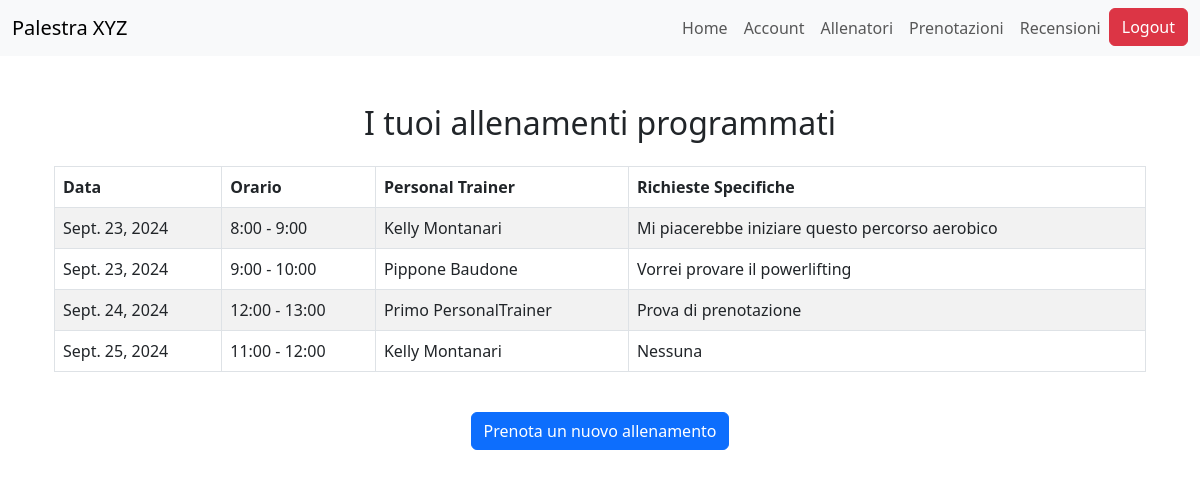
The page /accounts/allenamenti/ (signed in) on the database as committed earlier.
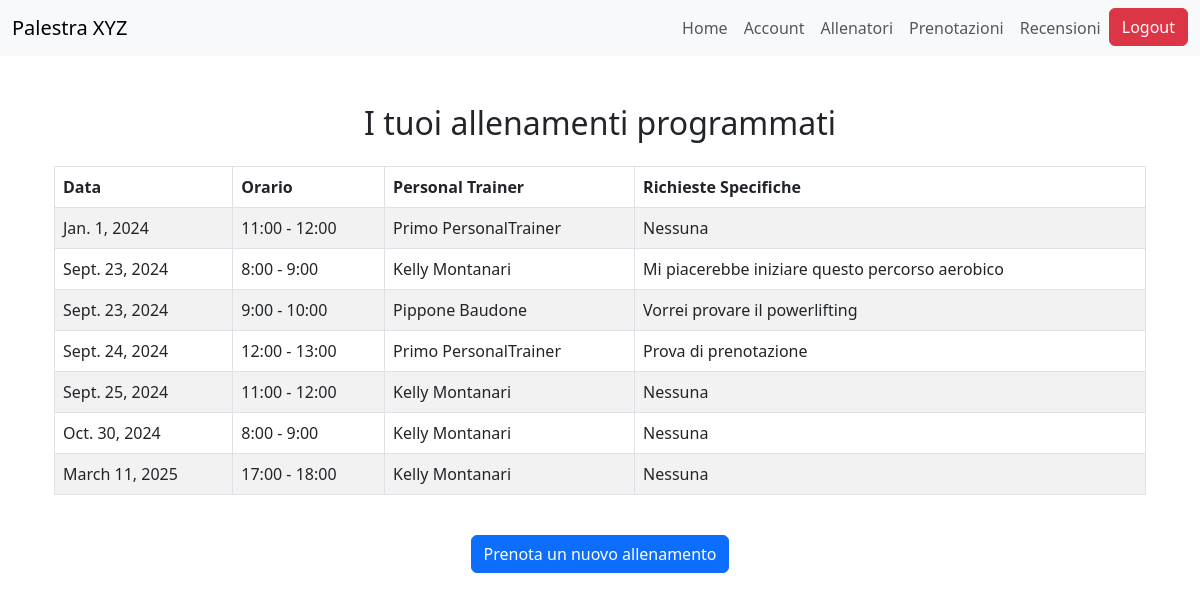
The same page on the database as committed later.
### bookings/models.py (models this page shows, shortened)
class Prenotazione(models.Model):
    registrato_utente = models.ForeignKey(RegistratoUtente, on_delete=models.CASCADE)
    personal_trainer = models.ForeignKey(PersonalTrainer, on_delete=models.CASCADE)
    richieste_specifiche = models.TextField(max_length=500, blank=True, null=True)
    ORARI_FASCIA = [
        (8, '8:00 - 9:00'),
        (9, '9:00 - 10:00'),
        (10, '10:00 - 11:00'),
        (11, '11:00 - 12:00'),
        (12, '12:00 - 13:00'),
        (13, '13:00 - 14:00'),
        (14, '14:00 - 15:00'),
        (15, '15:00 - 16:00'),
        (16, '16:00 - 17:00'),
        (17, '17:00 - 18:00'),
        (18, '18:00 - 19:00'),
    ]
    fascia_oraria = models.IntegerField(choices=ORARI_FASCIA)
    data_prenotazione = models.DateField()
    class Meta:
        unique_together = ('personal_trainer', 'fascia_oraria', 'data_prenotazione')
    class Meta:
        verbose_name_plural = "Prenotazioni"

### trainers/models.py (models this page shows, shortened)
class PersonalTrainer(models.Model):
    user = models.OneToOneField(User, on_delete=models.CASCADE)
    nome = models.CharField(max_length=100)
    cognome = models.CharField(max_length=100)
    data_di_nascita = models.DateField()
    bio = models.TextField(max_length=500)
    SCELTA_PREFERENZE = [
        ("BB", "BodyBuilding"),
        ("PL", "PowerLifting"),
        ("CL", "Calisthenics"),
        ("ST", "StrongMen"),
        ("YG", "Yoga"),
        ("PS", "Pilates"),
        ("AR", "Aerobico")
    ]
    preferenze = models.CharField(max_length=2, choices=SCELTA_PREFERENZE)
    immagine_profilo = models.ImageField(upload_to=foto_profilo_upload_path, blank=True, null=True)
    competenze = models.TextField(max_length=500, default='Nessuna competenza')
    class Meta:
        verbose_name = "Personal Trainer"
        verbose_name_plural = "Personal Trainers"

### accounts/views.py (the view)
# urls.py: path('allenamenti/', allenamenti_utente, name='allenamenti_utente'),
@login_required
def allenamenti_utente(request):
    try:
        registrato_utente = RegistratoUtente.objects.get(user=request.user)
    except RegistratoUtente.DoesNotExist:
        return redirect('accounts:home_accounts')
    allenamenti = Prenotazione.objects.filter(registrato_utente=registrato_utente).order_by('data_prenotazione', 'fascia_oraria')
    return render(request, 'accounts/allenamenti_utente.html', {'allenamenti': allenamenti})

### accounts/templates/accounts/allenamenti_utente.html
{% extends 'accounts/base.html' %}
{% block content %}
  <div class="container mt-5">
    <h2 class="text-center mb-4">I tuoi allenamenti programmati</h2>
    {% if allenamenti %}
      <div class="table-responsive">
        <table class="table table-striped table-bordered">
          <thead class="thead-dark">
            <tr>
              <th scope="col">Data</th>
              <th scope="col">Orario</th>
              <th scope="col">Personal Trainer</th>
              <th scope="col">Richieste Specifiche</th>
            </tr>
          </thead>
          <tbody>
            {% for allenamento in allenamenti %}
              <tr>
                <td>{{ allenamento.data_prenotazione }}</td>
                <td>{{ allenamento.get_fascia_oraria_display }}</td>
                <td>{{ allenamento.personal_trainer.nome }} {{ allenamento.personal_trainer.cognome }}</td>
                <td>{{ allenamento.richieste_specifiche|default:"Nessuna" }}</td>
              </tr>
            {% endfor %}
          </tbody>
        </table>
      </div>
    {% else %}
      <div class="alert alert-warning text-center" role="alert">
        Non hai allenamenti programmati.
      </div>
    {% endif %}
    <div class="text-center mt-4">
      <a href="{% url 'bookings:crea_prenotazione' %}" class="btn btn-primary">
        Prenota un nuovo allenamento
      </a>
    </div>
  </div>
{% endblock %}

### accounts/templates/accounts/base.html (shortened to what this page needs)
<!DOCTYPE html>
<html lang="it">
<head>
    <link href="https://cdn.jsdelivr.net/npm/bootstrap@5.3.0/dist/css/bootstrap.min.css" rel="stylesheet">
</head>
<body>
    <nav class="navbar navbar-expand-lg navbar-light bg-light fixed-top">
        <div class="container-fluid">
            <a class="navbar-brand" href="#">Palestra XYZ</a>
            <div class="collapse navbar-collapse" id="navbarNav">
                <ul class="navbar-nav ms-auto">
                    <li class="nav-item">
                        <a class="nav-link" href="{% url 'homepage_palestra' %}">Home</a>
                    </li>
                     {% if user.is_authenticated %}
                        <li class="nav-item">
                            <a class="nav-link" href="{% url 'accounts:home_accounts' %}">Account</a>
                        </li>
                    {% endif %}
                    <li class="nav-item">
                        <a class="nav-link" href="{% url 'trainers:personal_trainer_home' %}">Allenatori</a>
                    </li>
                    <li class="nav-item">
                        <a class="nav-link" href="{% url 'bookings:home_page' %}">Prenotazioni</a>
                    </li>
                    <li class="nav-item">
                        <a class="nav-link" href="{% url 'reviews:homepage_recensioni' %}">Recensioni</a>
                    </li>
                    {% if user.is_authenticated %}
                    <li class="nav-item">
                        <form method="POST" action="{% url 'accounts:logout' %}">
                        <button type="submit" class="btn btn-danger">Logout</button>
                        </form>
                    </li>
                        {% else %}
                        <li class="nav-item">
                        <a class="nav-link" href="{% url 'accounts:login' %}">Login</a>
                    </li>
                    {% endif %}
                </ul>
            </div>
        </div>
    </nav>
    <div class="container mt-5">
        {% block content %}{% endblock %}
    </div>
</body>
</html>

### accounts/templates/accounts/base.html (style rules this page uses)
body { padding-top: 56px; }

Rows that differ between the two databases and show on the page:
added Prenotazione: data_prenotazione "Jan. 1, 2024", fascia_oraria "11:00 - 12:00", personal_trainer.nome "Primo", personal_trainer.cognome "PersonalTrainer", richieste_specifiche "Nessuna"
added Prenotazione: data_prenotazione "Oct. 30, 2024", fascia_oraria "8:00 - 9:00", personal_trainer.nome "Kelly", personal_trainer.cognome "Montanari", richieste_specifiche "Nessuna"
added Prenotazione: data_prenotazione "March 11, 2025", fascia_oraria "17:00 - 18:00", personal_trainer.nome "Kelly", personal_trainer.cognome "Montanari", richieste_specifiche "Nessuna"
